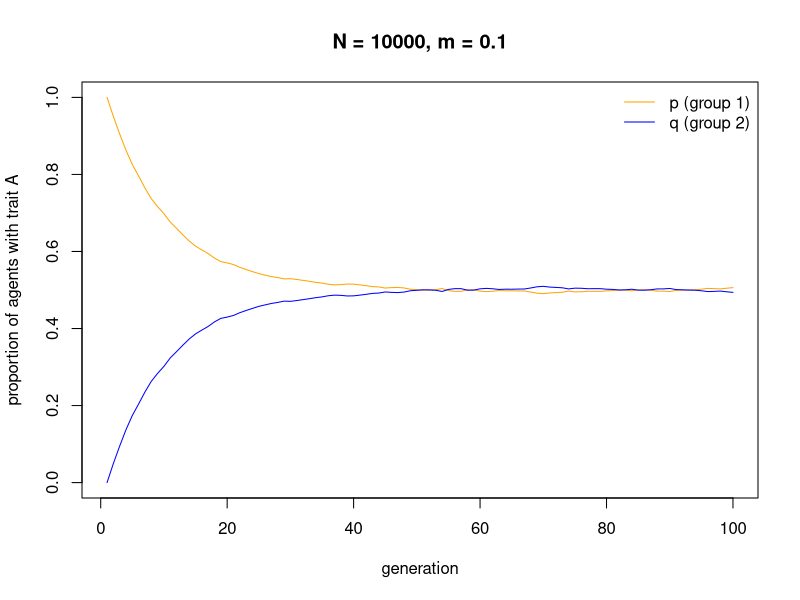
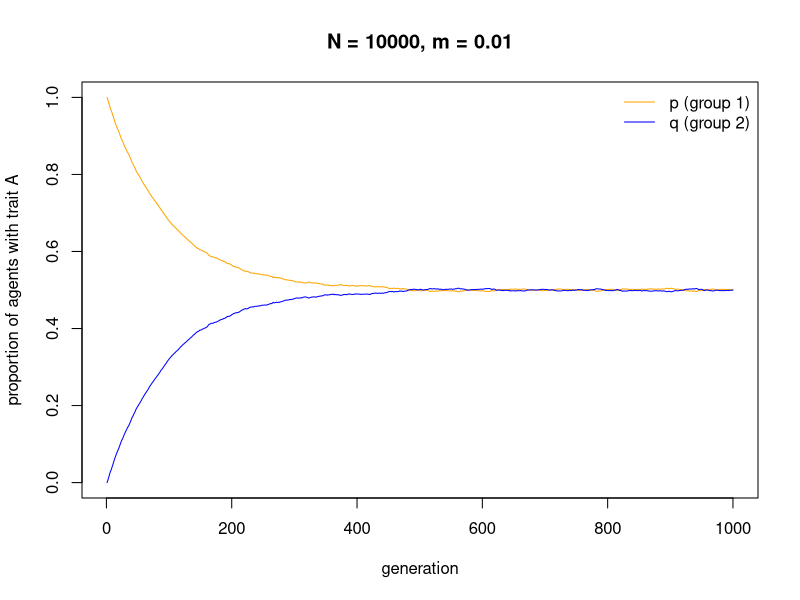
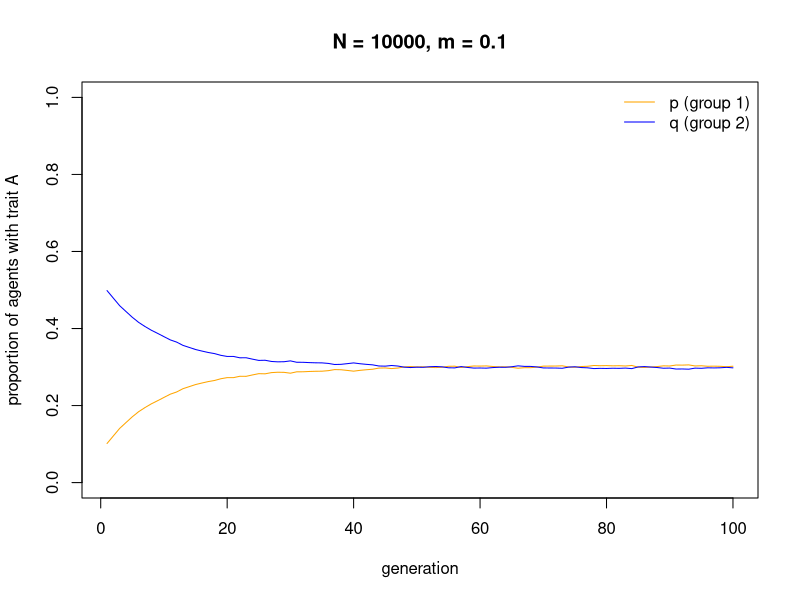
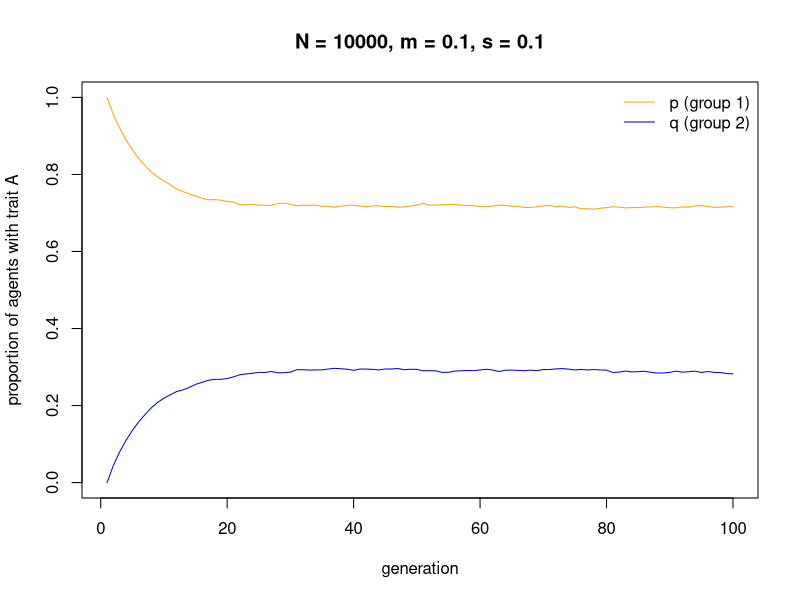
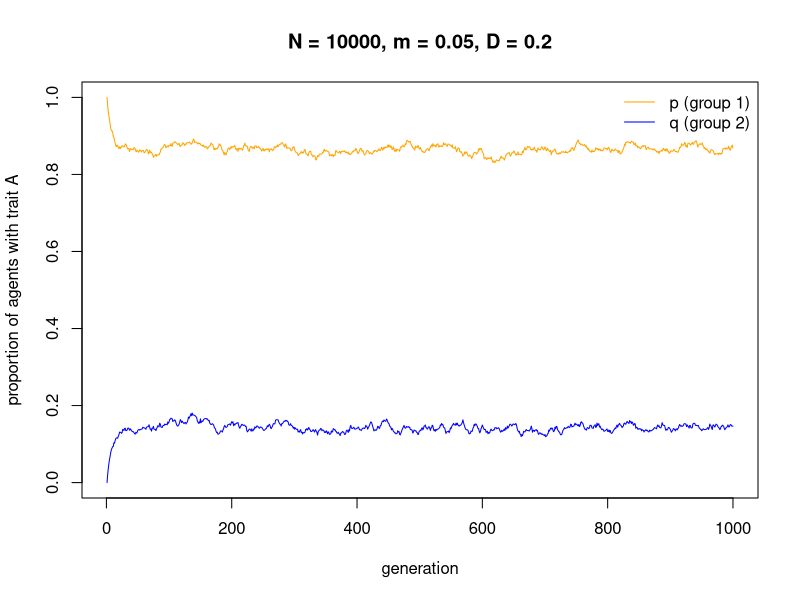
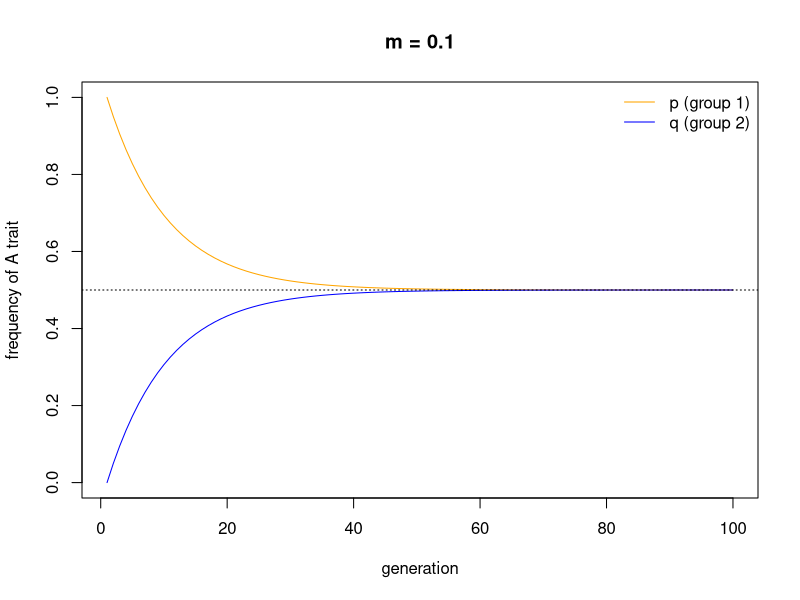
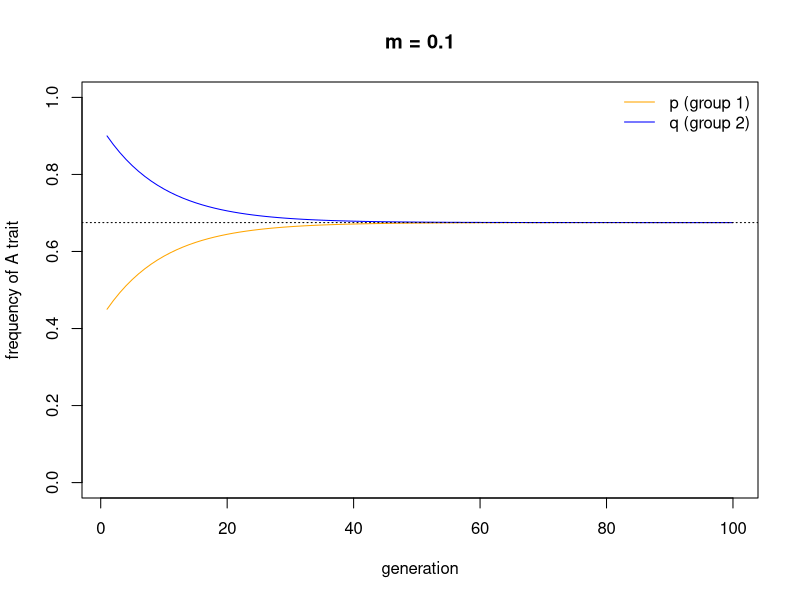

Recreate these plots in R, in order.
## ---- chunk 1

N <- 100
p_0 <- 1
q_0 <- 0

agent1 <- data.frame(trait = sample(c("A","B"), N, replace = TRUE, prob = c(p_0,1-p_0)), group = 1, stringsAsFactors = FALSE)  # create first generation of group 1

agent2 <- data.frame(trait = sample(c("A","B"), N, replace = TRUE, prob = c(q_0,1-q_0)), group = 2, stringsAsFactors = FALSE)  # create first generation of group 2

agent <- rbind(agent1,agent2)  # combine agent1 and agent2 into a single agent dataframe

agent[1:5,]
agent[(N+1):(N+5),]

## ---- chunk 2

p <- sum(agent$trait[agent$group == 1] == "A") / N
q <- sum(agent$trait[agent$group == 2] == "A") / N

paste("p =", p)
paste("q =", q)

## ---- chunk 3

m <- 0.1

probs <- runif(1:(2*N))  # 2N probabilities, one for each agent, to compare against m

migrants <- agent$trait[probs < m]  # with prob m, add an agent's trait to list of migrants

agent$trait[probs < m] <- sample(migrants, length(migrants))  # put migrants randomly into empty slots

p <- sum(agent$trait[agent$group == 1] == "A") / N
q <- sum(agent$trait[agent$group == 2] == "A") / N

paste("p =", p)
paste("q =", q)

## ---- chunk 4

Migration <- function (N, p_0, q_0, m, t_max) {
  
  output <- data.frame(p = rep(NA, t_max), q = rep(NA, t_max)) # create output dataframe to hold t_max values of p and q
  
  agent1 <- data.frame(trait = sample(c("A","B"), N, replace = TRUE, prob = c(p_0,1-p_0)), group = 1, stringsAsFactors = FALSE)  # create first generation of group 1

  agent2 <- data.frame(trait = sample(c("A","B"), N, replace = TRUE, prob = c(q_0,1-q_0)), group = 2, stringsAsFactors = FALSE)  # create first generation of group 2

  agent <- rbind(agent1,agent2)  # combine agent1 and agent2 into a single agent dataframe
  
  # store first generation frequencies
  output$p[1] <- sum(agent$trait[agent$group == 1] == "A") / N
  output$q[1] <- sum(agent$trait[agent$group == 2] == "A") / N

  for (t in 2:t_max) {
  
    # migration
    probs <- runif(1:(2*N))  # 2N probabilities, one for each agent, to compare against m

    migrants <- agent$trait[probs < m]  # with prob m, add an agent's trait to list of migrants

    agent$trait[probs < m] <- sample(migrants, length(migrants))  # put migrants randomly into empty slots
    
    # store frequencies in output slot t
    output$p[t] <- sum(agent$trait[agent$group == 1] == "A") / N
    output$q[t] <- sum(agent$trait[agent$group == 2] == "A") / N

  }
  
  plot(x = 1:nrow(output), y = output$p, type = 'l', col = "orange", ylab = "proportion of agents with trait A", xlab = "generation", ylim = c(0,1), main = paste("N = ", N, ", m = ", m, sep = ""))
  lines(x = 1:nrow(output), y = output$q, col = "blue")
  legend("topright", legend = c("p (group 1)", "q (group 2)"), lty = 1, col = c("orange", "blue"), bty = "n")
  
  output  # export data from function
}
    
## ---- chunk 5

data_model5 <- Migration(N = 10000, p_0 = 1, q_0 = 0, m = 0.1, t_max = 100)

## ---- chunk 6

data_model5 <- Migration(N = 10000, p_0 = 1, q_0 = 0, m = 0.01, t_max = 1000)

## ---- chunk 7

data_model5 <- Migration(N = 10000, p_0 = 0.1, q_0 = 0.5, m = 0.1, t_max = 100)

## ---- chunk 8

MigrationPlusBiasedTransmission <- function (N, p_0, q_0, m, s, t_max) {
  
  output <- data.frame(p = rep(NA, t_max), q = rep(NA, t_max)) # create output dataframe to hold t_max values of p and q
  
  agent1 <- data.frame(trait = sample(c("A","B"), N, replace = TRUE, prob = c(p_0,1-p_0)), group = 1, stringsAsFactors = FALSE)  # create first generation of group 1

  agent2 <- data.frame(trait = sample(c("A","B"), N, replace = TRUE, prob = c(q_0,1-q_0)), group = 2, stringsAsFactors = FALSE)  # create first generation of group 2

  agent <- rbind(agent1,agent2)  # combine agent1 and agent2 into a single agent dataframe
  
  # store first generation frequencies
  output$p[1] <- sum(agent$trait[agent$group == 1] == "A") / N
  output$q[1] <- sum(agent$trait[agent$group == 2] == "A") / N

  for (t in 2:t_max) {
  
    # migration
    probs <- runif(1:(2*N))  # 2N probabilities, one for each agent, to compare against m

    migrants <- agent$trait[probs < m]  # with prob m, add an agent's trait to list of migrants

    agent$trait[probs < m] <- sample(migrants, length(migrants))  # put migrants randomly into empty slots
    
    # biased transmission
    copy <- runif(2*N)  # get 2N random numbers, one per agent, each between 0 and 1
    
    # group 1 favours A
    demonstrator_trait <- sample(agent$trait[agent$group == 1], N, replace = TRUE)  # for each group 1 agent, pick a random agent to act as demonstrator and store their trait
    agent$trait[agent$group == 1 & demonstrator_trait == "A" & copy < s] <- "A"  # if demonstrator has A and with probability s, copy A from demonstrator
    
    # group 2 favours B
    demonstrator_trait <- sample(agent$trait[agent$group == 2], N, replace = TRUE)  # for each group 1 agent, pick a random agent to act as demonstrator and store their trait
    agent$trait[agent$group == 2 & demonstrator_trait == "B" & copy < s] <- "B"  # if demonstrator has B and with probability s, copy B from demonstrator
    
    # store frequencies in output slot t
    output$p[t] <- sum(agent$trait[agent$group == 1] == "A") / N
    output$q[t] <- sum(agent$trait[agent$group == 2] == "A") / N

  }
  
  plot(x = 1:nrow(output), y = output$p, type = 'l', col = "orange", ylab = "proportion of agents with trait A", xlab = "generation", ylim = c(0,1), main = paste("N = ", N, ", m = ", m, ", s = ", s, sep = ""))
  lines(x = 1:nrow(output), y = output$q, col = "blue")
  legend("topright", legend = c("p (group 1)", "q (group 2)"), lty = 1, col = c("orange", "blue"), bty = "n")
  
  output  # export data from function
}
    
## ---- chunk 9

data_model5 <- MigrationPlusBiasedTransmission(N = 10000, p_0 = 1, q_0 = 0, m = 0.1, s = 0.1, t_max = 100)

## ---- chunk 10

MigrationPlusConformity <- function (N, p_0, q_0, m, D, t_max) {
  
  output <- data.frame(p = rep(NA, t_max), q = rep(NA, t_max)) # create output dataframe to hold t_max values of p and q
  
  agent1 <- data.frame(trait = sample(c("A","B"), N, replace = TRUE, prob = c(p_0,1-p_0)), group = 1, stringsAsFactors = FALSE)  # create first generation of group 1

  agent2 <- data.frame(trait = sample(c("A","B"), N, replace = TRUE, prob = c(q_0,1-q_0)), group = 2, stringsAsFactors = FALSE)  # create first generation of group 2

  agent <- rbind(agent1,agent2)  # combine agent1 and agent2 into a single agent dataframe
  
  # store first generation frequencies
  output$p[1] <- sum(agent$trait[agent$group == 1] == "A") / N
  output$q[1] <- sum(agent$trait[agent$group == 2] == "A") / N

  for (t in 2:t_max) {
  
    # migration
    probs <- runif(1:(2*N))  # 2N probabilities, one for each agent, to compare against m

    migrants <- agent$trait[probs < m]  # with prob m, add an agent's trait to list of migrants

    agent$trait[probs < m] <- sample(migrants, length(migrants))  # put migrants randomly into empty slots
    
    # conformity in group 1:
    
    # create dataframe with a set of 3 randomly-picked group 1 demonstrators for each agent
    demonstrators <- data.frame(dem1 = sample(agent$trait[agent$group == 1], N, replace = TRUE), dem2 = sample(agent$trait[agent$group == 1], N, replace = TRUE), dem3 = sample(agent$trait[agent$group == 1], N, replace = TRUE), stringsAsFactors = F)

    # get the number of As in each 3-dem combo
    numAs <- rowSums(demonstrators == "A")

    agent$trait[agent$group == 1 & numAs == 3] <- "A"  # for dem combos with all As, set to A
    agent$trait[agent$group == 1 & numAs == 0] <- "B"  # for dem combos with no As, set to B

    prob <- runif(N)
      
    # when A is a majority, 2/3
    agent$trait[agent$group == 1 & numAs == 2 & prob < (2/3 + D/3)] <- "A"
    agent$trait[agent$group == 1 & numAs == 2 & prob >= (2/3 + D/3)] <- "B"

    # when A is a minority, 1/3
    agent$trait[agent$group == 1 & numAs == 1 & prob < (1/3 - D/3)] <- "A"
    agent$trait[agent$group == 1 & numAs == 1 & prob >= (1/3 - D/3)] <- "B"
    
    # conformity in group 2:
    
    # create dataframe with a set of 3 randomly-picked group 2 demonstrators for each agent
    demonstrators <- data.frame(dem1 = sample(agent$trait[agent$group == 2], N, replace = TRUE), dem2 = sample(agent$trait[agent$group == 2], N, replace = TRUE), dem3 = sample(agent$trait[agent$group == 2], N, replace = TRUE), stringsAsFactors = F)

    # get the number of As in each 3-dem combo
    numAs <- rowSums(demonstrators == "A")

    agent$trait[agent$group == 2 & numAs == 3] <- "A"  # for dem combos with all As, set to A
    agent$trait[agent$group == 2 & numAs == 0] <- "B"  # for dem combos with no As, set to B

    prob <- runif(N)
      
    # when A is a majority, 2/3
    agent$trait[agent$group == 2 & numAs == 2 & prob < (2/3 + D/3)] <- "A"
    agent$trait[agent$group == 2 & numAs == 2 & prob >= (2/3 + D/3)] <- "B"

    # when A is a minority, 1/3
    agent$trait[agent$group == 2 & numAs == 1 & prob < (1/3 - D/3)] <- "A"
    agent$trait[agent$group == 2 & numAs == 1 & prob >= (1/3 - D/3)] <- "B"
    
    # store frequencies in output slot t
    output$p[t] <- sum(agent$trait[agent$group == 1] == "A") / N
    output$q[t] <- sum(agent$trait[agent$group == 2] == "A") / N

  }
  
  plot(x = 1:nrow(output), y = output$p, type = 'l', col = "orange", ylab = "proportion of agents with trait A", xlab = "generation", ylim = c(0,1), main = paste("N = ", N, ", m = ", m, ", D = ", D, sep = ""))
  lines(x = 1:nrow(output), y = output$q, col = "blue")
  legend("topright", legend = c("p (group 1)", "q (group 2)"), lty = 1, col = c("orange", "blue"), bty = "n")
  
  output  # export data from function
}
    
## ---- chunk 11

data_model5 <- MigrationPlusConformity(N = 10000, p_0 = 1, q_0 = 0, m = 0.05, D = 0.2, t_max = 1000)

## ---- chunk 12

MigrationRecursion <- function(m, t_max, p_0, q_0) {
  
  p <- rep(0,t_max)
  p[1] <- p_0
  
  q <- rep(0,t_max)
  q[1] <- q_0
  
  for (i in 2:t_max) {
    x_bar <- (p[i-1] + q[i-1]) / 2
    
    p[i] <- p[i-1]*(1-m) + x_bar*m
    
    q[i] <- q[i-1]*(1-m) + x_bar*m
  }
  
  plot(x = 1:t_max, y = p, type = "l", ylim = c(0,1), ylab = "frequency of A trait", xlab = "generation", col = "orange", main = paste("m = ", m, sep = ""))
  lines(x = 1:t_max, y = q, col = "blue")
  abline(h = (p_0 + q_0) / 2, lty = 3)
  legend("topright", legend = c("p (group 1)", "q (group 2)"), lty = 1, col = c("orange", "blue"), bty = "n")

}

MigrationRecursion(m = 0.1, t_max = 100, p_0 = 1, q_0 = 0)

## ---- chunk 13

MigrationRecursion(m = 0.1, t_max = 100, p_0 = 0.45, q_0 = 0.9)

